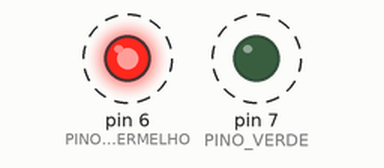
Simulated run of this sketch. Board: Arduino Uno, built with avr-gcc and run on an emulated ATmega328P. On the bench: output pins drawn as LEDs (lit = HIGH). Dashed ring = blinking. What the sketch prints to the serial monitor is not drawn.

Above: at 0.2 s.
Timing chart, 0 to 3.0 s (numbered marks = the images above):
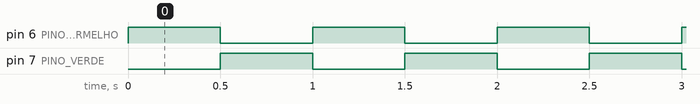

Measured:
- by itself, pin 6 (PINO_VERMELHO), pin 7 (PINO_VERDE): alternates HIGH for 0.50 s and LOW for 0.50 s

The sketch:

exercicio_1.ino
```cpp
/*
  exercicio_1.ino - Dois LEDs alternados (estrutura básica e saída digital)

  Objetivo: usar setup() para configurar os pinos e loop() para alternar
  dois LEDs, sem bloquear o programa com delay().

  Hardware: LED vermelho no pino 6 e LED verde no pino 7, cada um com
  resistor de 220 a 330 ohms em série com o GND.
*/

#define PINO_VERMELHO 6
#define PINO_VERDE 7
#define TROCA_MS 500UL

unsigned long instanteDaTroca = 0;
bool vermelhoAceso = false;
unsigned int trocas = 0;

void setup() {
  Serial.begin(9600);

  pinMode(PINO_VERMELHO, OUTPUT);
  pinMode(PINO_VERDE, OUTPUT);

  // Estado inicial: vermelho aceso, verde apagado.
  digitalWrite(PINO_VERMELHO, HIGH);
  digitalWrite(PINO_VERDE, LOW);
  vermelhoAceso = true;

  Serial.println("Exercicio 1: LEDs alternados");
  Serial.println("Vermelho (pino 6) e verde (pino 7) trocam a cada 500 ms.");
}

void loop() {
  if (millis() - instanteDaTroca >= TROCA_MS) {
    instanteDaTroca = millis();
    trocas++;

    vermelhoAceso = !vermelhoAceso;
    digitalWrite(PINO_VERMELHO, vermelhoAceso ? HIGH : LOW);
    digitalWrite(PINO_VERDE, vermelhoAceso ? LOW : HIGH);

    Serial.print("Troca ");
    Serial.print(trocas);
    Serial.print(": ");
    Serial.println(vermelhoAceso ? "vermelho aceso" : "verde aceso");
  }
}
```
